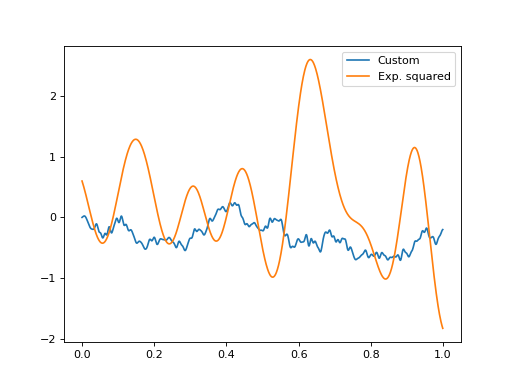

Write the Python code that produced this figure.
import matplotlib.pyplot as plt
import numpy as np

import gammy
from gammy.arraymapper import x


def kernel(x1, x2):
    """Kernel for min(x, x')

    """
    r = lambda t: t.repeat(*t.shape)
    return np.minimum(r(x1), r(x2).T)

def sample(X):
    """Sampling from a GP kernel square-root matrix

    """
    return np.dot(X, np.random.randn(X.shape[1]))

grid = np.arange(0, 1, 0.001)

Minimum = gammy.create_from_kernel1d(kernel)
a = Minimum(grid=grid, energy=0.999)(x)

# Let's compare to exp squared
b = gammy.ExpSquared1d(
    grid=grid,
    corrlen=0.05,
    sigma=1,
    energy=0.999
)(x)

#
# Plotting results -----------------------------------------
#

ax = plt.figure().gca()
ax.plot(grid, sample(a.build_X(grid)), label="Custom")
ax.plot(grid, sample(b.build_X(grid)), label="Exp. squared")
ax.legend()

plt.show()
